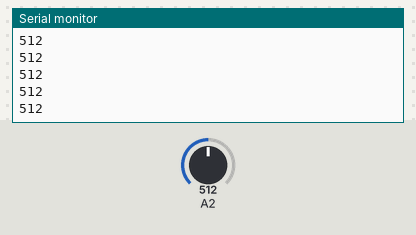
The sketch below on a simulated Arduino Uno, built with avr-gcc and run on an emulated ATmega328P. Shown: the last lines printed to the serial monitor. The test bench sets the inputs (shaded band); at power-on: A2 = 512.

Above: at 1.2 s.
1.3 s: A2 set to 716
At 2.1 s:
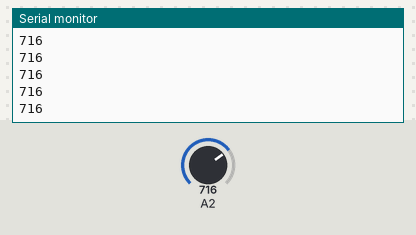
2.8 s: A2 set to 900
At 3.9 s:
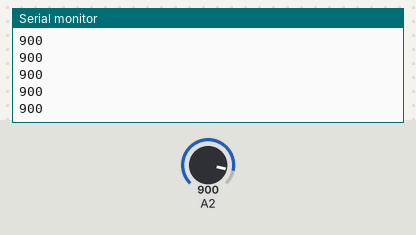
Timing chart, 0 to 5.8 s (numbered marks = the images above; inputs shaded):
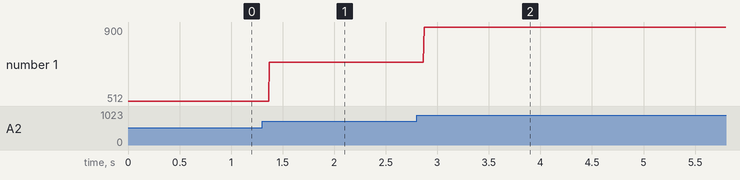

The sketch:

OsaraShikiiti.ino
```cpp
void setup() {
  // put your setup code here, to run once:
  Serial.begin(9600);
  pinMode(0,INPUT);
  pinMode(1,INPUT);
  pinMode(2,INPUT);
}

void loop() {
  // put your main code here, to run repeatedly:
  Serial.print(analogRead(2));
//  Serial.print(",");
//  Serial.print(analogRead(1));
//  Serial.print(",");
//  Serial.print(analogRead(5));
  Serial.println();

}
```

Measured:
- after the input at 1.3 s, the serial monitor: prints a new line after 0.07 s (image 1)
- after the input at 2.8 s, the serial monitor: prints a new line after 0.07 s (image 2)
- plotted number 1: 512 → 716 after the input at 1.3 s, 716 → 900 after the input at 2.8 s
